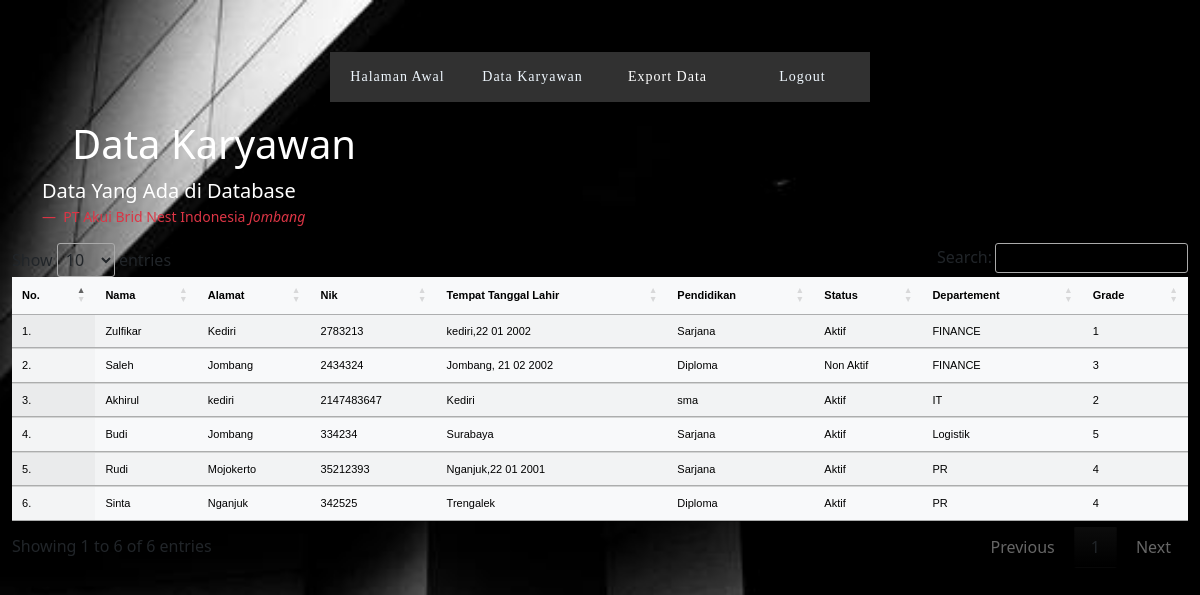
/crud2/cari_user.php, run on the app's committed database.
### tables this page shows
CREATE TABLE `karyawan` (
  `id` int(11) NOT NULL,
  `nama` text NOT NULL,
  `alamat` varchar(20) NOT NULL,
  `nik` int(20) NOT NULL,
  `ttl` varchar(20) NOT NULL,
  `pendidikan` varchar(20) NOT NULL,
  `status` text NOT NULL,
  `departemen` varchar(20) NOT NULL,
  `grade` int(5) NOT NULL
);

### crud2/cari_user.php (the view, shortened to what this page needs)
<?php
 $host ='localhost';
 $user ='root';
 $pass ='';
 $db   ='crud1';
 $conn = mysqli_connect($host,$user,$pass,$db);
 mysqli_select_db($conn, $db);
 $query = "SELECT * FROM karyawan;";
 $sql = mysqli_query($conn, $query);
 $no = 0;
?>
<!DOCTYPE html>
<html lang="en">
  <head>
    <link
      href="https://cdn.jsdelivr.net/npm/bootstrap@5.2.2/dist/css/bootstrap.min.css"
      rel="stylesheet"
    />
    <link rel="stylesheet" href="stylesheet.css" />
    <link rel="stylesheet" href="https://cdn.datatables.net/1.12.1/css/jquery.dataTables.min.css">
    <link rel="stylesheet" href="https://code.jquery.com/ui/1.13.2/themes/base/jquery-ui.css">
    <link rel="stylesheet" href="https://cdn.datatables.net/1.12.1/css/dataTables.jqueryui.min.css">
  </head>
  <body>
    <div class="menu-area">
    <ul>
            <li><a href="homepage_user.php">Halaman Awal</a></li>
            <li><a href="cari.php"><span>Data Karyawan</span></a></li>
            <li>Export Data
            </li>
            <li><a href="logout.php"><span>Logout</span></a></li>
        </ul>
    </div>
    <br />
    <br />
    <br />
    <br />
    <div class="container">
      <figure>
        <h1 class="mt-4 text-white">Data Karyawan</h1>
        <blockquote class="blockquote">
          <p class="text-white mb-3">Data Yang Ada di Database</p>
        </blockquote>
        <figcaption class="blockquote-footer text-danger">
          PT Akui Brid Nest Indonesia<cite title="Source Title"> Jombang</cite>
        </figcaption>
      </figure>
    </div>
    <div class="container-fluid">
      <div class="table-responsive">
        <table class="table table-light display" id="dt">
          <thead>
            <tr>
              <th>No.</th>
              <th>Nama</th>
              <th>Alamat</th>
              <th>Nik</th>
              <th>Tempat Tanggal Lahir</th>
              <th>Pendidikan</th>
              <th>Status</th>
              <th>Departement</th>
              <th>Grade</th>
            </tr>
          </thead>
          <tbody>
            <?php
            while($result = mysqli_fetch_assoc($sql)){
            ?>
            <tr>
              <td>
                <?php echo ++$no; ?>.
              </td>
              <td><?php echo $result['nama']; ?></td>
              <td><?php echo $result['alamat']; ?></td>
              <td><?php echo $result['nik']; ?></td>
              <td><?php echo $result['ttl']; ?></td>
              <td><?php echo $result['pendidikan']; ?></td>
              <td><?php echo $result['status']; ?></td>
              <td><?php echo $result['departemen']; ?></td>
              <td><?php echo $result['grade']; ?></td>
            </tr>
            <?php
                }
            ?>
          </tbody>
        </table>
      </div>
    </div>
  </body>
</html>

### crud2/stylesheet.css (style rules this page uses)
body { padding: 0; margin: 0; background-image: url(bg1.jpg); -webkit-background-size: cover; background-size: cover; background-position: center center; height: 100vh; background-repeat: no-repeat; }
.menu-area ul { list-style: none; }
.menu-area { display: inline-block; text-align: center; position: absolute; top: 10%; left: 50%; transform: translate(-50%, -50%); }
.menu-area > ul { list-style: none; padding: 0; margin: 0; display: inline-block; background: #313131; color: #fff; }
.menu-area > ul > li { position: relative; cursor: pointer; font-family: poppins; font-size: 14px; letter-spacing: 1px; float: left; width: 135px; height: 50px; line-height: 50px; }
.menu-area a { color: aliceblue; text-decoration: none; }
h1 { margin-left: 30px; }
table { font-family: Verdana, Arial, Helvetica, sans-serif; font-size: 11px; }

### data on the page
karyawan: nama "Zulfikar", alamat "Kediri", nik "2783213", ttl "kediri,22 01 2002", pendidikan "Sarjana", status "Aktif", departemen "FINANCE", grade "1"
karyawan: nama "Saleh", alamat "Jombang", nik "2434324", ttl "Jombang, 21 02 2002", pendidikan "Diploma", status "Non Aktif", departemen "FINANCE", grade "3"
karyawan: nama "Akhirul", alamat "kediri", nik "2147483647", ttl "Kediri", pendidikan "sma", status "Aktif", departemen "IT", grade "2"
karyawan: nama "Budi", alamat "Jombang", nik "334234", ttl "Surabaya", pendidikan "Sarjana", status "Aktif", departemen "Logistik", grade "5"
karyawan: nama "Rudi", alamat "Mojokerto", nik "35212393", ttl "Nganjuk,22 01 2001", pendidikan "Sarjana", status "Aktif", departemen "PR", grade "4"
karyawan: nama "Sinta", alamat "Nganjuk", nik "342525", ttl "Trengalek", pendidikan "Diploma", status "Aktif", departemen "PR", grade "4"
